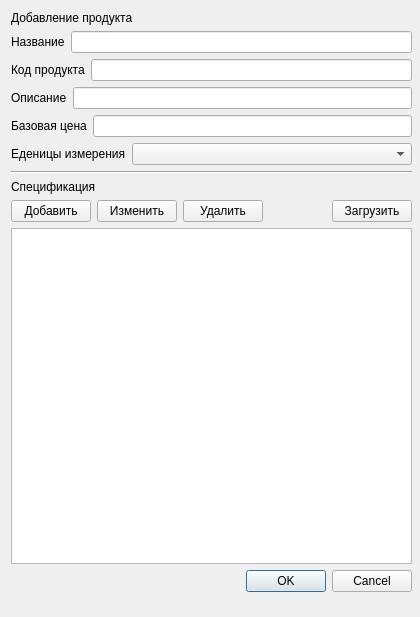
<?xml version="1.0" encoding="UTF-8"?>
<ui version="4.0">
 <class>add_product</class>
 <widget class="QDialog" name="add_product">
  <property name="geometry">
   <rect>
    <x>0</x>
    <y>0</y>
    <width>420</width>
    <height>617</height>
   </rect>
  </property>
  <property name="sizePolicy">
   <sizepolicy hsizetype="Fixed" vsizetype="Fixed">
    <horstretch>0</horstretch>
    <verstretch>0</verstretch>
   </sizepolicy>
  </property>
  <property name="minimumSize">
   <size>
    <width>420</width>
    <height>500</height>
   </size>
  </property>
  <property name="maximumSize">
   <size>
    <width>420</width>
    <height>1200</height>
   </size>
  </property>
  <property name="windowTitle">
   <string>Dialog</string>
  </property>
  <property name="autoFillBackground">
   <bool>false</bool>
  </property>
  <widget class="QWidget" name="">
   <property name="geometry">
    <rect>
     <x>11</x>
     <y>11</y>
     <width>401</width>
     <height>581</height>
    </rect>
   </property>
   <layout class="QVBoxLayout" name="verticalLayout_2">
    <item>
     <widget class="QLabel" name="title">
      <property name="text">
       <string>Добавление продукта</string>
      </property>
     </widget>
    </item>
    <item>
     <layout class="QHBoxLayout" name="horizontalLayout">
      <item>
       <widget class="QLabel" name="label">
        <property name="text">
         <string>Название</string>
        </property>
       </widget>
      </item>
      <item>
       <widget class="QLineEdit" name="product_name"/>
      </item>
     </layout>
    </item>
    <item>
     <layout class="QHBoxLayout" name="horizontalLayout_4">
      <item>
       <widget class="QLabel" name="label_3">
        <property name="text">
         <string>Код продукта</string>
        </property>
       </widget>
      </item>
      <item>
       <widget class="QLineEdit" name="product_code"/>
      </item>
     </layout>
    </item>
    <item>
     <layout class="QHBoxLayout" name="horizontalLayout_3">
      <item>
       <widget class="QLabel" name="label_4">
        <property name="text">
         <string>Описание</string>
        </property>
       </widget>
      </item>
      <item>
       <widget class="QLineEdit" name="product_description">
        <property name="autoFillBackground">
         <bool>false</bool>
        </property>
       </widget>
      </item>
     </layout>
    </item>
    <item>
     <layout class="QHBoxLayout" name="horizontalLayout_5">
      <item>
       <widget class="QLabel" name="label_5">
        <property name="text">
         <string>Базовая цена</string>
        </property>
       </widget>
      </item>
      <item>
       <widget class="QLineEdit" name="product_default_price"/>
      </item>
     </layout>
    </item>
    <item>
     <layout class="QHBoxLayout" name="horizontalLayout_2">
      <item>
       <widget class="QLabel" name="label_2">
        <property name="sizePolicy">
         <sizepolicy hsizetype="Minimum" vsizetype="Minimum">
          <horstretch>0</horstretch>
          <verstretch>0</verstretch>
         </sizepolicy>
        </property>
        <property name="text">
         <string>Еденицы измерения</string>
        </property>
       </widget>
      </item>
      <item>
       <widget class="QComboBox" name="product_unit_combo">
        <property name="sizePolicy">
         <sizepolicy hsizetype="Expanding" vsizetype="Fixed">
          <horstretch>0</horstretch>
          <verstretch>0</verstretch>
         </sizepolicy>
        </property>
       </widget>
      </item>
     </layout>
    </item>
    <item>
     <widget class="Line" name="line">
      <property name="orientation">
       <enum>Qt::Orientation::Horizontal</enum>
      </property>
     </widget>
    </item>
    <item>
     <layout class="QVBoxLayout" name="verticalLayout">
      <item>
       <widget class="QLabel" name="label_6">
        <property name="text">
         <string>Спецификация</string>
        </property>
       </widget>
      </item>
      <item>
       <layout class="QHBoxLayout" name="horizontalLayout_6">
        <item>
         <widget class="QPushButton" name="bill_of_material_add">
          <property name="text">
           <string>Добавить</string>
          </property>
         </widget>
        </item>
        <item>
         <widget class="QPushButton" name="bill_of_material_change">
          <property name="text">
           <string>Изменить</string>
          </property>
         </widget>
        </item>
        <item>
         <widget class="QPushButton" name="bill_of_material_delete">
          <property name="text">
           <string>Удалить</string>
          </property>
         </widget>
        </item>
        <item>
         <spacer name="horizontalSpacer">
          <property name="orientation">
           <enum>Qt::Orientation::Horizontal</enum>
          </property>
          <property name="sizeHint" stdset="0">
           <size>
            <width>40</width>
            <height>20</height>
           </size>
          </property>
         </spacer>
        </item>
        <item>
         <widget class="QPushButton" name="bill_of_material_load">
          <property name="text">
           <string>Загрузить</string>
          </property>
         </widget>
        </item>
       </layout>
      </item>
      <item>
       <widget class="QListView" name="bill_of_material_list"/>
      </item>
     </layout>
    </item>
    <item>
     <widget class="QDialogButtonBox" name="buttonBox">
      <property name="orientation">
       <enum>Qt::Orientation::Horizontal</enum>
      </property>
      <property name="standardButtons">
       <set>QDialogButtonBox::StandardButton::Cancel|QDialogButtonBox::StandardButton::Ok</set>
      </property>
     </widget>
    </item>
   </layout>
  </widget>
 </widget>
 <resources/>
 <connections>
  <connection>
   <sender>buttonBox</sender>
   <signal>accepted()</signal>
   <receiver>add_product</receiver>
   <slot>accept()</slot>
   <hints>
    <hint type="sourcelabel">
     <x>248</x>
     <y>254</y>
    </hint>
    <hint type="destinationlabel">
     <x>157</x>
     <y>274</y>
    </hint>
   </hints>
  </connection>
  <connection>
   <sender>buttonBox</sender>
   <signal>rejected()</signal>
   <receiver>add_product</receiver>
   <slot>reject()</slot>
   <hints>
    <hint type="sourcelabel">
     <x>316</x>
     <y>260</y>
    </hint>
    <hint type="destinationlabel">
     <x>286</x>
     <y>274</y>
    </hint>
   </hints>
  </connection>
 </connections>
</ui>
